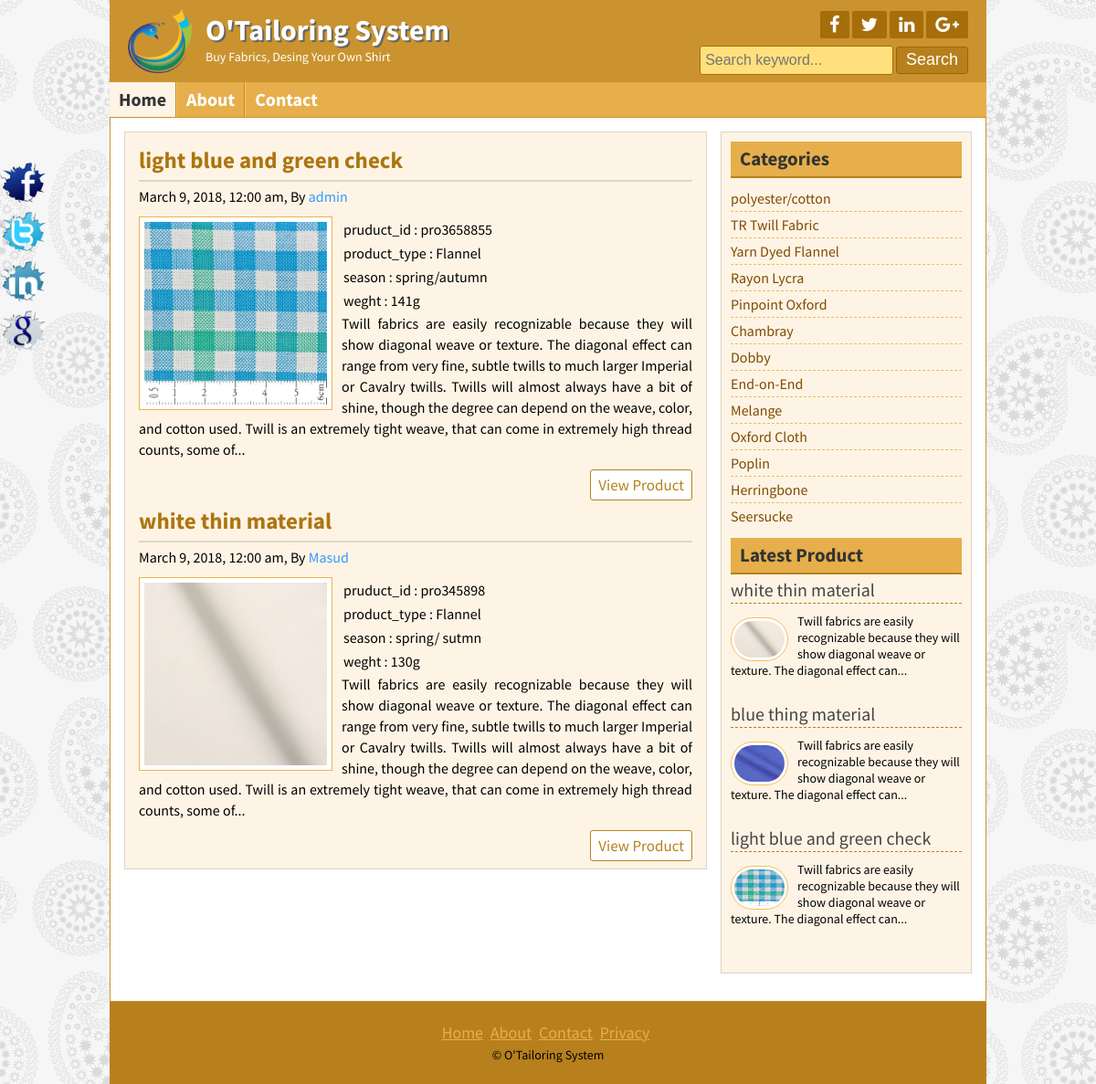
/posts.php?catid=1, run on the app's committed database.
### tables this page shows
CREATE TABLE `product` (
  `product_id` varchar(50) NOT NULL,
  `product_typeid` varchar(50) NOT NULL,
  `title` varchar(255) NOT NULL,
  `price` float NOT NULL,
  `body` text NOT NULL,
  `image` varchar(255) NOT NULL,
  `author` varchar(50) NOT NULL,
  `tags` varchar(255) NOT NULL,
  `date` date NOT NULL,
  `Season` varchar(50) NOT NULL,
  `weight` int(11) NOT NULL
);

CREATE TABLE `product_type` (
  `product_typeid` varchar(50) NOT NULL,
  `cid` int(11) NOT NULL,
  `product_type` varchar(100) NOT NULL
);

CREATE TABLE `catagory` (
  `catid` int(11) NOT NULL,
  `name` varchar(50) NOT NULL
);

### lib/Database.php (called while the page is built, shortened)
<?php
Class Database{
	public $host   = DB_HOST;
	public $user   = DB_USER;
	public $pass   = DB_PASS;
	public $dbname = DB_NAME;
	public $link;
	private function connectDB(){
	$this->link = new mysqli($this->host, $this->user, $this->pass, $this->dbname);
 }
	public function select($query){
		$result = $this->link->query($query) or die($this->link->error.__LINE__);
		if($result->num_rows > 0){
			return $result;
		} else {
			return false;
		}
	}
}

### helpers/format.php (called while the page is built, shortened)
<?php
class format{
    public function formatDate($date)
    {
      return date('F j, Y, g:i a', strtotime($date));
    }
     public function textShorten($text, $limit = 400)
    {
      $text = $text." ";
      $text =  substr($text, 0, $limit);
      $text = substr($text, 0, strrpos($text, ' '));
      $text = $text."...";
      return $text;
    }
}
 ?>

### posts.php (the view)
<?php include "inc/header.php";?>
<?php
	if (!isset($_GET['catid']) || $_GET['catid'] == NULL)  {
		header("Location:404.php");
	}else{
		$catid= $_GET['catid'];
	}
 ?>
	<div class="contentsection contemplete clear">
		<div class="maincontent clear">
		<?php
			$query= "SELECT product.*, catagory.name, product_type.product_type
						from product, product_type, catagory
						where product.product_typeid=product_type.product_typeid
						and product_type.cid=catagory.catid
						and cid=$catid order by product_id desc";
			$post= $db->select($query);
			if ($post) {
				while ($result= $post->fetch_assoc()) {
				?>
			<div class="samepost clear">
				<h2><a href="post.php?product_id=<?php echo $result['product_id']; ?>"><?php echo $result['title']; ?></a></h2>
				<h4><?php echo $fm->formatDate($result['date']); ?>, By <a href="#"><?php echo $result['author']; ?></a></h4>
				 <a href="#"><img src="admin/<?php echo $result['image']; ?>" alt="post image"/></a>
				 <table class="table-bordered ">
					<tr>
						<td> <?php echo "pruduct_id  : ".$result['product_id'] ?></td></tr>
						<tr><td> <?php echo "product_type : ".$result['product_type'] ?></td></tr>
						<tr><td> <?php echo "season : ".$result['Season'] ?></td></tr>
						<tr><td> <?php echo "weght : ".$result['weight']."g" ?></td></tr>
				</table>
					<?php echo $fm->textShorten($result['body']); ?>
				<div class="readmore clear">
					<a href="post.php?product_id=<?php echo $result['product_id']; ?>">View Product</a>
				</div>
			</div>
			<?php } ?>
			<?php } else{ ?>
					<h3 style="color:red; font-size:;">No Product Available Yet</h3>
			 <?php } ?>
		</div>
		<?php include "inc/sidebar.php";?>
	</div>
<?php include "inc/footer.php";?>

### inc/sidebar.php
<div class="sidebar clear">
	<div class="samesidebar clear">
		<h2>Categories</h2>
		<ul>
		<?php
			$query= "select * from catagory";
			$post= $db->select($query);
			if ($post) {
				while ($result= $post->fetch_assoc()) {
				?>
				<li><a href="posts.php?catid=<?php echo $result['catid'] ;?>"><?php echo $result['name']; ?></a></li>
				<?php } } ?>
			</ul>
	</div>
	<div class="samesidebar clear">
		<marquee><h2>Latest Product</h2></marquee>
			<?php
				$query= "select * from product limit 3";
				$post= $db->select($query);
				if ($post) {
					while ($result= $post->fetch_assoc()) {
					 ?>
			<div class="popular clear">
				<h3><a href="post.php?product_id=<?php echo $result['product_id'] ?>"><?php echo $result['title'];?></a></h3>
				<a href="post.php?product_id=<?php echo $result['product_id'] ?>"><img src="admin/<?php echo $result['image']; ?>" alt="post image"/></a>
				<p><?php echo $fm->textShorten($result['body'],120); ?></p>
			</div>
			<?php } } else { header("Location:404.php");  } ?>
	</div>
</div>

### style.css (style rules this page uses)
* { margin:0;padding:0;outline:0 }
body { font-family: 'Source Sans Pro', sans-serif;font-size:14px;line-height:18px;color:#000;background:url(images/bg.png)repeat fixed 0 0 #fff; }
.contemplete { margin: 0 auto; width: 928px; }
.clear { overflow:hidden; }
.contentsection { background: #ffffff none repeat scroll 0 0; border: 1px solid #ca932f; padding: 15px; }
.maincontent { background: #fef4e5 none repeat scroll 0 0; border: 1px solid #ded4c5; float: left; margin: 0 15px 15px 0; padding: 8px 15px; width: 606px; }
.samepost { font-weight: normal; font-size: 16px; line-height: 24px; text-align: justify; }
.samepost h2, .about h2 { border-bottom: 2px solid #e0d6c7; color: #ac7511; font-size: 25px; margin-bottom: 4px; padding: 10px 10px 10px 0; }
.samepost h2 a { color: #ac7511; text-decoration: none; }
.samepost h4,.about h4 { font-weight: normal; margin-bottom: 10px; margin-top: 0; }
.samepost h4 a, .about h4 a { text-decoration:none;color:#3399FF; }
.samepost img { background: #fff none repeat scroll 0 0; border: 1px solid #ebb450; float: left; margin-right: 10px; padding: 5px; width: 200px; }
.samepost p { font-size: 16px; line-height: 23px; text-align: justify; }
.readmore { float: right; margin-top: 10px; }
.readmore a { background: #fff none repeat scroll 0 0; border: 1px solid #b7801c; border-radius: 3px; color: #b7801c; display: block; font-size: 17px; padding: 4px 8px; text-decoration: none; }
.sidebar { background: #fef4e5 none repeat scroll 0 0; border: 1px solid #ded4c5; float: right; margin-bottom: 15px; margin-top: 0; padding: 10px; width: 253px; }
.samesidebar { margin-bottom: 10px; }
.samesidebar h2 { background: #e6af4b none repeat scroll 0 0; border-bottom: 2px solid #b7801c; color: #333; margin-bottom: 8px; padding: 10px; }
.samesidebar ul { padding:0;margin:0;list-style:none; }
.samesidebar ul li { border-bottom: 1px dashed #e9c05c; font-size: 16px; padding: 5px 8px 5px 0; }
.samesidebar ul li:last-child { border-bottom: 0px dashed #e9c05c; }
.samesidebar ul li a { color: #814a00; text-decoration: none; }
.samesidebar p { margin-bottom: 10px; }
.popular { margin-bottom: 20px; }
.popular h3 { border-bottom: 1px dashed #b7801c; font-size: 20px; font-weight: normal; margin-bottom: 10px; padding-bottom: 5px; }
.popular h3 a { text-decoration:none;color:#444 }
.popular img { background: #fff none repeat scroll 0 0; border: 1px solid #f6bf5b; border-radius: 30px; float: left; height: 40px; margin-right: 10px; margin-top: 5px; padding: 3px; width: 55px; }

### data on the page
product: title "light blue and green check", date "March 9, 2018, 12:00 am", author "admin", image (picture), product_id "pro3658855", product_typeid.product_type "Flannel", Season "spring/autumn", weight "141", body "Twill fabrics are easily recognizable because they will show diagonal weave or texture. The diagonal effect can range from very fine, subtle twills to much larger Imperial or Cavalry twills. Twills will almost always have a bit of shine, though the degree can depend on the weave, color, and cotton used. Twill is an extremely tight weave, that can come in extremely high thread counts, some of...", body "Twill fabrics are easily recognizable because they will show diagonal weave or texture. The diagonal effect can..."
product: title "white thin material", date "March 9, 2018, 12:00 am", author "Masud", image (picture), product_id "pro345898", product_typeid.product_type "Flannel", Season "spring/ sutmn", weight "130", body "Twill fabrics are easily recognizable because they will show diagonal weave or texture. The diagonal effect can range from very fine, subtle twills to much larger Imperial or Cavalry twills. Twills will almost always have a bit of shine, though the degree can depend on the weave, color, and cotton used. Twill is an extremely tight weave, that can come in extremely high thread counts, some of...", body "Twill fabrics are easily recognizable because they will show diagonal weave or texture. The diagonal effect can..."
catagory: name "polyester/cotton"
catagory: name "TR Twill Fabric"
catagory: name "Yarn Dyed Flannel"
catagory: name "Rayon Lycra"
catagory: name "Pinpoint Oxford"
catagory: name "Chambray"
catagory: name "Dobby"
catagory: name "End-on-End"
catagory: name "Melange"
catagory: name "Oxford Cloth"
catagory: name "Poplin"
catagory: name "Herringbone"
catagory: name "Seersucke"
product: title "blue thing material", image (picture), body "Twill fabrics are easily recognizable because they will show diagonal weave or texture. The diagonal effect can..."
